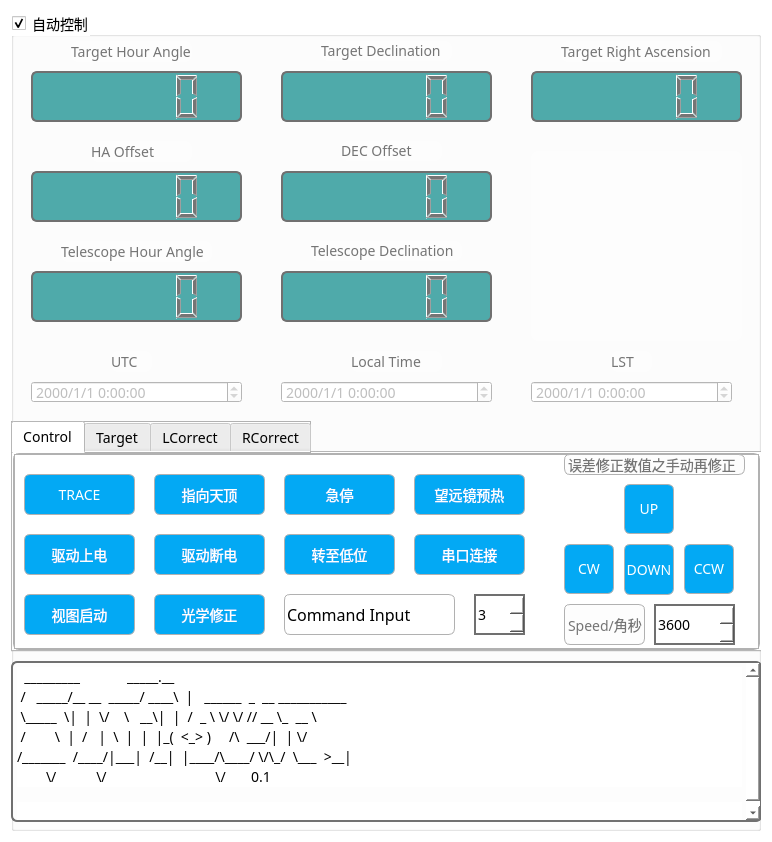
<?xml version="1.0" encoding="UTF-8"?>
<ui version="4.0">
 <class>Form</class>
 <widget class="QWidget" name="Form">
  <property name="geometry">
   <rect>
    <x>0</x>
    <y>0</y>
    <width>768</width>
    <height>838</height>
   </rect>
  </property>
  <property name="sizePolicy">
   <sizepolicy hsizetype="Fixed" vsizetype="Fixed">
    <horstretch>0</horstretch>
    <verstretch>0</verstretch>
   </sizepolicy>
  </property>
  <property name="windowTitle">
   <string>Form</string>
  </property>
  <property name="styleSheet">
   <string notr="true">*{
font-size:14px;
font-family:sans-serif;
background-color: rgb(255, 255, 255);
}
QFrame{
background:#fdfdfd;
border-radius:6px;
color:#757575;
}
/*为输入框设置样式*/
QLineEdit{
border-radius:6px;
color:#rgb(0, 0, 0);
font-size:16px;
}
QLCDNumber{
border: 2px solid #707070;
background-color: rgb(79, 170, 170);
}
/*按钮普通态*/
QPushButton
{
    /*背景颜色*/  
    background-color:rgb(3, 169, 244);
    /*边框圆角半径为6像素*/ 
    border-radius:6px;
	color:#fff;
}

/*按钮停留态*/
QPushButton:hover
{
    /*背景颜色*/  
    background-color:rgb(44 , 137 , 255);
}

/*按钮按下态*/
QPushButton:pressed
{
    /*背景颜色*/  
    background-color:rgb(14 , 135 , 228);
    /*左内边距为3像素，让按下时字向右移动3像素*/  
    padding-left:3px;
    /*上内边距为3像素，让按下时字向下移动3像素*/  
    padding-top:3px;
}</string>
  </property>
  <layout class="QGridLayout" name="gridLayout">
   <item row="0" column="0">
    <widget class="QGroupBox" name="groupBox">
     <property name="sizePolicy">
      <sizepolicy hsizetype="Fixed" vsizetype="Fixed">
       <horstretch>0</horstretch>
       <verstretch>0</verstretch>
      </sizepolicy>
     </property>
     <property name="minimumSize">
      <size>
       <width>750</width>
       <height>820</height>
      </size>
     </property>
     <property name="baseSize">
      <size>
       <width>0</width>
       <height>0</height>
      </size>
     </property>
     <property name="accessibleName">
      <string>UCAS 4.5M Telescope</string>
     </property>
     <property name="styleSheet">
      <string notr="true"/>
     </property>
     <property name="title">
      <string>自动控制</string>
     </property>
     <property name="checkable">
      <bool>true</bool>
     </property>
     <widget class="QLabel" name="telescopeHALabel">
      <property name="geometry">
       <rect>
        <x>50</x>
        <y>230</y>
        <width>151</width>
        <height>21</height>
       </rect>
      </property>
      <property name="text">
       <string>Telescope Hour Angle</string>
      </property>
     </widget>
     <widget class="QLabel" name="telescopeDecLabel">
      <property name="geometry">
       <rect>
        <x>300</x>
        <y>230</y>
        <width>151</width>
        <height>20</height>
       </rect>
      </property>
      <property name="text">
       <string>Telescope Declination</string>
      </property>
     </widget>
     <widget class="QLCDNumber" name="telescopeHALcdNumber">
      <property name="geometry">
       <rect>
        <x>20</x>
        <y>260</y>
        <width>211</width>
        <height>51</height>
       </rect>
      </property>
     </widget>
     <widget class="QLCDNumber" name="telescopeDecLcdNumber">
      <property name="geometry">
       <rect>
        <x>270</x>
        <y>260</y>
        <width>211</width>
        <height>51</height>
       </rect>
      </property>
     </widget>
     <widget class="QLCDNumber" name="raLcdNumber">
      <property name="geometry">
       <rect>
        <x>520</x>
        <y>60</y>
        <width>211</width>
        <height>51</height>
       </rect>
      </property>
     </widget>
     <widget class="QLabel" name="raLabel">
      <property name="geometry">
       <rect>
        <x>550</x>
        <y>30</y>
        <width>161</width>
        <height>21</height>
       </rect>
      </property>
      <property name="text">
       <string>Target Right Ascension</string>
      </property>
     </widget>
     <widget class="QTabWidget" name="moduleTabWidget">
      <property name="geometry">
       <rect>
        <x>0</x>
        <y>410</y>
        <width>751</width>
        <height>231</height>
       </rect>
      </property>
      <property name="sizePolicy">
       <sizepolicy hsizetype="Fixed" vsizetype="Expanding">
        <horstretch>0</horstretch>
        <verstretch>1</verstretch>
       </sizepolicy>
      </property>
      <property name="accessibleName">
       <string/>
      </property>
      <property name="styleSheet">
       <string notr="true">border: 1px solid #b1b1b1;
</string>
      </property>
      <property name="currentIndex">
       <number>0</number>
      </property>
      <widget class="QWidget" name="controlModuleTabWidget">
       <attribute name="title">
        <string>Control</string>
       </attribute>
       <widget class="QPushButton" name="resetButton">
        <property name="geometry">
         <rect>
          <x>140</x>
          <y>20</y>
          <width>111</width>
          <height>41</height>
         </rect>
        </property>
        <property name="text">
         <string>指向天顶</string>
        </property>
        <property name="shortcut">
         <string>I</string>
        </property>
       </widget>
       <widget class="QPushButton" name="traceButton">
        <property name="geometry">
         <rect>
          <x>10</x>
          <y>20</y>
          <width>111</width>
          <height>41</height>
         </rect>
        </property>
        <property name="text">
         <string>TRACE</string>
        </property>
        <property name="shortcut">
         <string>U</string>
        </property>
       </widget>
       <widget class="QPushButton" name="stopButton">
        <property name="geometry">
         <rect>
          <x>270</x>
          <y>20</y>
          <width>111</width>
          <height>41</height>
         </rect>
        </property>
        <property name="text">
         <string>急停</string>
        </property>
        <property name="shortcut">
         <string>O</string>
        </property>
       </widget>
       <widget class="QPushButton" name="powerButton">
        <property name="geometry">
         <rect>
          <x>10</x>
          <y>80</y>
          <width>111</width>
          <height>41</height>
         </rect>
        </property>
        <property name="text">
         <string>驱动上电</string>
        </property>
       </widget>
       <widget class="QPushButton" name="comButton">
        <property name="geometry">
         <rect>
          <x>400</x>
          <y>80</y>
          <width>111</width>
          <height>41</height>
         </rect>
        </property>
        <property name="text">
         <string>串口连接</string>
        </property>
       </widget>
       <widget class="QSpinBox" name="comNumberSpinBox">
        <property name="geometry">
         <rect>
          <x>460</x>
          <y>140</y>
          <width>51</width>
          <height>41</height>
         </rect>
        </property>
        <property name="styleSheet">
         <string notr="true">
border: 2px solid #707070;</string>
        </property>
        <property name="minimum">
         <number>1</number>
        </property>
        <property name="maximum">
         <number>20</number>
        </property>
        <property name="value">
         <number>3</number>
        </property>
       </widget>
       <widget class="QPushButton" name="dropPowerButton">
        <property name="geometry">
         <rect>
          <x>140</x>
          <y>80</y>
          <width>111</width>
          <height>41</height>
         </rect>
        </property>
        <property name="text">
         <string>驱动断电</string>
        </property>
       </widget>
       <widget class="QLabel" name="speedDescribeLabel">
        <property name="geometry">
         <rect>
          <x>550</x>
          <y>0</y>
          <width>181</width>
          <height>21</height>
         </rect>
        </property>
        <property name="styleSheet">
         <string notr="true"/>
        </property>
        <property name="text">
         <string>误差修正数值之手动再修正</string>
        </property>
       </widget>
       <widget class="QPushButton" name="upButton">
        <property name="geometry">
         <rect>
          <x>610</x>
          <y>30</y>
          <width>50</width>
          <height>50</height>
         </rect>
        </property>
        <property name="text">
         <string>UP</string>
        </property>
        <property name="shortcut">
         <string>W</string>
        </property>
       </widget>
       <widget class="QPushButton" name="cwButton">
        <property name="geometry">
         <rect>
          <x>550</x>
          <y>90</y>
          <width>50</width>
          <height>50</height>
         </rect>
        </property>
        <property name="text">
         <string>CW</string>
        </property>
        <property name="shortcut">
         <string>A</string>
        </property>
       </widget>
       <widget class="QLabel" name="speedLabel">
        <property name="geometry">
         <rect>
          <x>550</x>
          <y>150</y>
          <width>81</width>
          <height>41</height>
         </rect>
        </property>
        <property name="styleSheet">
         <string notr="true"/>
        </property>
        <property name="text">
         <string>Speed/角秒</string>
        </property>
       </widget>
       <widget class="QPushButton" name="ccwButton">
        <property name="geometry">
         <rect>
          <x>670</x>
          <y>90</y>
          <width>50</width>
          <height>50</height>
         </rect>
        </property>
        <property name="text">
         <string>CCW</string>
        </property>
        <property name="shortcut">
         <string>D</string>
        </property>
       </widget>
       <widget class="QSpinBox" name="speedSpinBox">
        <property name="geometry">
         <rect>
          <x>640</x>
          <y>150</y>
          <width>81</width>
          <height>41</height>
         </rect>
        </property>
        <property name="styleSheet">
         <string notr="true">border: 2px solid #707070;</string>
        </property>
        <property name="minimum">
         <number>1</number>
        </property>
        <property name="maximum">
         <number>3600</number>
        </property>
        <property name="value">
         <number>3600</number>
        </property>
       </widget>
       <widget class="QPushButton" name="downButton">
        <property name="geometry">
         <rect>
          <x>610</x>
          <y>90</y>
          <width>50</width>
          <height>51</height>
         </rect>
        </property>
        <property name="text">
         <string>DOWN</string>
        </property>
        <property name="shortcut">
         <string>S</string>
        </property>
       </widget>
       <widget class="QPushButton" name="initButton">
        <property name="geometry">
         <rect>
          <x>400</x>
          <y>20</y>
          <width>111</width>
          <height>41</height>
         </rect>
        </property>
        <property name="text">
         <string>望远镜预热</string>
        </property>
        <property name="shortcut">
         <string>O</string>
        </property>
       </widget>
       <widget class="QPushButton" name="lowLocationButton">
        <property name="geometry">
         <rect>
          <x>270</x>
          <y>80</y>
          <width>111</width>
          <height>41</height>
         </rect>
        </property>
        <property name="text">
         <string>转至低位</string>
        </property>
        <property name="shortcut">
         <string>O</string>
        </property>
       </widget>
       <widget class="QLineEdit" name="rpc_edit">
        <property name="geometry">
         <rect>
          <x>270</x>
          <y>140</y>
          <width>171</width>
          <height>41</height>
         </rect>
        </property>
        <property name="text">
         <string>Command Input</string>
        </property>
       </widget>
       <widget class="QPushButton" name="viewButton">
        <property name="geometry">
         <rect>
          <x>10</x>
          <y>140</y>
          <width>111</width>
          <height>41</height>
         </rect>
        </property>
        <property name="text">
         <string>视图启动</string>
        </property>
       </widget>
       <widget class="QPushButton" name="lightCorrectButton">
        <property name="geometry">
         <rect>
          <x>140</x>
          <y>140</y>
          <width>111</width>
          <height>41</height>
         </rect>
        </property>
        <property name="text">
         <string>光学修正</string>
        </property>
       </widget>
      </widget>
      <widget class="QWidget" name="starmapModuleTabWidget">
       <attribute name="title">
        <string>Target</string>
       </attribute>
       <widget class="QPushButton" name="addTargetButton">
        <property name="geometry">
         <rect>
          <x>20</x>
          <y>20</y>
          <width>131</width>
          <height>41</height>
         </rect>
        </property>
        <property name="text">
         <string>ADD Target</string>
        </property>
       </widget>
       <widget class="QLineEdit" name="raLineEdit">
        <property name="geometry">
         <rect>
          <x>170</x>
          <y>20</y>
          <width>131</width>
          <height>41</height>
         </rect>
        </property>
        <property name="sizePolicy">
         <sizepolicy hsizetype="Fixed" vsizetype="Fixed">
          <horstretch>0</horstretch>
          <verstretch>0</verstretch>
         </sizepolicy>
        </property>
        <property name="font">
         <font>
          <family>sans-serif</family>
          <pointsize>-1</pointsize>
         </font>
        </property>
        <property name="text">
         <string/>
        </property>
        <property name="placeholderText">
         <string>Right Ascension</string>
        </property>
       </widget>
       <widget class="QLineEdit" name="nameLineEdit">
        <property name="geometry">
         <rect>
          <x>170</x>
          <y>140</y>
          <width>131</width>
          <height>41</height>
         </rect>
        </property>
        <property name="sizePolicy">
         <sizepolicy hsizetype="Fixed" vsizetype="Fixed">
          <horstretch>0</horstretch>
          <verstretch>0</verstretch>
         </sizepolicy>
        </property>
        <property name="text">
         <string/>
        </property>
        <property name="placeholderText">
         <string>target name</string>
        </property>
       </widget>
       <widget class="QLineEdit" name="DecLineEdit">
        <property name="geometry">
         <rect>
          <x>170</x>
          <y>80</y>
          <width>131</width>
          <height>41</height>
         </rect>
        </property>
        <property name="sizePolicy">
         <sizepolicy hsizetype="Fixed" vsizetype="Fixed">
          <horstretch>0</horstretch>
          <verstretch>0</verstretch>
         </sizepolicy>
        </property>
        <property name="text">
         <string/>
        </property>
        <property name="placeholderText">
         <string>Declination</string>
        </property>
       </widget>
       <widget class="QListView" name="targetsListView">
        <property name="geometry">
         <rect>
          <x>320</x>
          <y>10</y>
          <width>411</width>
          <height>181</height>
         </rect>
        </property>
       </widget>
       <widget class="QPushButton" name="delTargetButton">
        <property name="geometry">
         <rect>
          <x>20</x>
          <y>80</y>
          <width>131</width>
          <height>41</height>
         </rect>
        </property>
        <property name="text">
         <string>DEL Target</string>
        </property>
       </widget>
       <widget class="QPushButton" name="changeTargetButton">
        <property name="geometry">
         <rect>
          <x>20</x>
          <y>140</y>
          <width>131</width>
          <height>41</height>
         </rect>
        </property>
        <property name="text">
         <string>Change Target</string>
        </property>
       </widget>
      </widget>
      <widget class="QWidget" name="LCorrectModuleTabWidget">
       <attribute name="title">
        <string>LCorrect</string>
       </attribute>
      </widget>
      <widget class="QWidget" name="RCorrectModuleTabWidget">
       <attribute name="title">
        <string>RCorrect</string>
       </attribute>
      </widget>
     </widget>
     <widget class="QLabel" name="decOffsetLabel">
      <property name="geometry">
       <rect>
        <x>330</x>
        <y>130</y>
        <width>101</width>
        <height>20</height>
       </rect>
      </property>
      <property name="text">
       <string>DEC Offset</string>
      </property>
     </widget>
     <widget class="QLCDNumber" name="haOffsetLcdNumber">
      <property name="geometry">
       <rect>
        <x>20</x>
        <y>160</y>
        <width>211</width>
        <height>51</height>
       </rect>
      </property>
     </widget>
     <widget class="QLabel" name="haOffsetLabel">
      <property name="geometry">
       <rect>
        <x>80</x>
        <y>130</y>
        <width>101</width>
        <height>21</height>
       </rect>
      </property>
      <property name="text">
       <string>HA Offset</string>
      </property>
     </widget>
     <widget class="QLCDNumber" name="decOffsetLcdNumber">
      <property name="geometry">
       <rect>
        <x>270</x>
        <y>160</y>
        <width>211</width>
        <height>51</height>
       </rect>
      </property>
     </widget>
     <widget class="QLabel" name="utcLabel">
      <property name="geometry">
       <rect>
        <x>100</x>
        <y>340</y>
        <width>41</width>
        <height>21</height>
       </rect>
      </property>
      <property name="text">
       <string>UTC</string>
      </property>
     </widget>
     <widget class="QLCDNumber" name="haLcdNumber">
      <property name="geometry">
       <rect>
        <x>20</x>
        <y>60</y>
        <width>211</width>
        <height>51</height>
       </rect>
      </property>
     </widget>
     <widget class="QLabel" name="decLabel">
      <property name="geometry">
       <rect>
        <x>310</x>
        <y>30</y>
        <width>131</width>
        <height>20</height>
       </rect>
      </property>
      <property name="text">
       <string>Target Declination</string>
      </property>
     </widget>
     <widget class="QLabel" name="haLabel">
      <property name="geometry">
       <rect>
        <x>60</x>
        <y>30</y>
        <width>121</width>
        <height>21</height>
       </rect>
      </property>
      <property name="text">
       <string>Target Hour Angle</string>
      </property>
     </widget>
     <widget class="QLCDNumber" name="decLcdNumber">
      <property name="geometry">
       <rect>
        <x>270</x>
        <y>60</y>
        <width>211</width>
        <height>51</height>
       </rect>
      </property>
     </widget>
     <widget class="QDateTimeEdit" name="utcDateTimeEdit">
      <property name="enabled">
       <bool>false</bool>
      </property>
      <property name="geometry">
       <rect>
        <x>20</x>
        <y>370</y>
        <width>211</width>
        <height>22</height>
       </rect>
      </property>
      <property name="displayFormat">
       <string>yyyy/M/d H:mm:ss</string>
      </property>
      <property name="timeSpec">
       <enum>Qt::UTC</enum>
      </property>
     </widget>
     <widget class="QDateTimeEdit" name="localtimeDateTimeEdit">
      <property name="enabled">
       <bool>false</bool>
      </property>
      <property name="geometry">
       <rect>
        <x>270</x>
        <y>370</y>
        <width>211</width>
        <height>22</height>
       </rect>
      </property>
      <property name="currentSection">
       <enum>QDateTimeEdit::YearSection</enum>
      </property>
      <property name="displayFormat">
       <string>yyyy/M/d H:mm:ss</string>
      </property>
     </widget>
     <widget class="QLabel" name="localtimeLabel">
      <property name="geometry">
       <rect>
        <x>340</x>
        <y>340</y>
        <width>91</width>
        <height>21</height>
       </rect>
      </property>
      <property name="text">
       <string>Local Time</string>
      </property>
     </widget>
     <widget class="QDateTimeEdit" name="lstDateTimeEdit">
      <property name="enabled">
       <bool>false</bool>
      </property>
      <property name="geometry">
       <rect>
        <x>520</x>
        <y>370</y>
        <width>201</width>
        <height>22</height>
       </rect>
      </property>
      <property name="keyboardTracking">
       <bool>true</bool>
      </property>
      <property name="displayFormat">
       <string>yyyy/M/d H:mm:ss</string>
      </property>
     </widget>
     <widget class="QLabel" name="lstLabel">
      <property name="geometry">
       <rect>
        <x>600</x>
        <y>340</y>
        <width>41</width>
        <height>21</height>
       </rect>
      </property>
      <property name="text">
       <string>LST</string>
      </property>
     </widget>
     <widget class="QTextBrowser" name="statusTextBrowser">
      <property name="enabled">
       <bool>true</bool>
      </property>
      <property name="geometry">
       <rect>
        <x>0</x>
        <y>650</y>
        <width>751</width>
        <height>161</height>
       </rect>
      </property>
      <property name="sizePolicy">
       <sizepolicy hsizetype="Expanding" vsizetype="Expanding">
        <horstretch>0</horstretch>
        <verstretch>0</verstretch>
       </sizepolicy>
      </property>
      <property name="font">
       <font>
        <family>sans-serif</family>
        <pointsize>-1</pointsize>
       </font>
      </property>
      <property name="cursor" stdset="0">
       <cursorShape>IBeamCursor</cursorShape>
      </property>
      <property name="mouseTracking">
       <bool>false</bool>
      </property>
      <property name="layoutDirection">
       <enum>Qt::LeftToRight</enum>
      </property>
      <property name="autoFillBackground">
       <bool>false</bool>
      </property>
      <property name="styleSheet">
       <string notr="true">border: 2px solid #707070;</string>
      </property>
      <property name="inputMethodHints">
       <set>Qt::ImhMultiLine</set>
      </property>
      <property name="verticalScrollBarPolicy">
       <enum>Qt::ScrollBarAsNeeded</enum>
      </property>
      <property name="horizontalScrollBarPolicy">
       <enum>Qt::ScrollBarAsNeeded</enum>
      </property>
      <property name="sizeAdjustPolicy">
       <enum>QAbstractScrollArea::AdjustIgnored</enum>
      </property>
      <property name="lineWrapMode">
       <enum>QTextEdit::WidgetWidth</enum>
      </property>
      <property name="html">
       <string>&lt;!DOCTYPE HTML PUBLIC &quot;-//W3C//DTD HTML 4.0//EN&quot; &quot;http://www.w3.org/TR/REC-html40/strict.dtd&quot;&gt;
&lt;html&gt;&lt;head&gt;&lt;meta name=&quot;qrichtext&quot; content=&quot;1&quot; /&gt;&lt;style type=&quot;text/css&quot;&gt;
p, li { white-space: pre-wrap; }
&lt;/style&gt;&lt;/head&gt;&lt;body style=&quot; font-family:'sans-serif'; font-size:14px; font-weight:400; font-style:normal;&quot;&gt;
&lt;p style=&quot; margin-top:15px; margin-bottom:0px; margin-left:0px; margin-right:0px; -qt-block-indent:0; text-indent:0px; background-color:#ffffff;&quot;&gt;&lt;a name=&quot;taag_output_text&quot;&gt;&lt;/a&gt;&lt;span style=&quot; font-family:'monospace'; font-size:14px; color:#000000; background-color:#ffffff;&quot;&gt; &lt;/span&gt;&lt;span style=&quot; font-family:'monospace'; font-size:14px; color:#000000; background-color:#ffffff;&quot;&gt; _________             _____.__                              &lt;/span&gt;&lt;/p&gt;
&lt;p style=&quot; margin-top:0px; margin-bottom:0px; margin-left:0px; margin-right:0px; -qt-block-indent:0; text-indent:0px; background-color:#ffffff;&quot;&gt;&lt;span style=&quot; font-family:'monospace'; font-size:14px; color:#000000; background-color:#ffffff;&quot;&gt; /   _____/__ __  _____/ ____\  |   ______  _  __ ___________ &lt;/span&gt;&lt;/p&gt;
&lt;p style=&quot; margin-top:0px; margin-bottom:0px; margin-left:0px; margin-right:0px; -qt-block-indent:0; text-indent:0px; background-color:#ffffff;&quot;&gt;&lt;span style=&quot; font-family:'monospace'; font-size:14px; color:#000000; background-color:#ffffff;&quot;&gt; \_____  \|  |  \/    \   __\|  |  /  _ \ \/ \/ // __ \_  __ \&lt;/span&gt;&lt;/p&gt;
&lt;p style=&quot; margin-top:0px; margin-bottom:0px; margin-left:0px; margin-right:0px; -qt-block-indent:0; text-indent:0px; background-color:#ffffff;&quot;&gt;&lt;span style=&quot; font-family:'monospace'; font-size:14px; color:#000000; background-color:#ffffff;&quot;&gt; /        \  |  /   |  \  |  |  |_(  &amp;lt;_&amp;gt; )     /\  ___/|  | \/&lt;/span&gt;&lt;/p&gt;
&lt;p style=&quot; margin-top:0px; margin-bottom:0px; margin-left:0px; margin-right:0px; -qt-block-indent:0; text-indent:0px; background-color:#ffffff;&quot;&gt;&lt;span style=&quot; font-family:'monospace'; font-size:14px; color:#000000; background-color:#ffffff;&quot;&gt;/_______  /____/|___|  /__|  |____/\____/ \/\_/  \___  &amp;gt;__|   &lt;/span&gt;&lt;/p&gt;
&lt;p style=&quot; margin-top:0px; margin-bottom:15px; margin-left:0px; margin-right:0px; -qt-block-indent:0; text-indent:0px; background-color:#ffffff;&quot;&gt;&lt;span style=&quot; font-family:'monospace'; font-size:14px; color:#000000; background-color:#ffffff;&quot;&gt;        \/           \/                              \/       0.1&lt;/span&gt;&lt;/p&gt;
&lt;p style=&quot;-qt-paragraph-type:empty; margin-top:0px; margin-bottom:15px; margin-left:0px; margin-right:0px; -qt-block-indent:0; text-indent:0px; font-family:'monospace'; color:#000000; background-color:#ffffff;&quot;&gt;&lt;br /&gt;&lt;/p&gt;&lt;/body&gt;&lt;/html&gt;</string>
      </property>
      <property name="overwriteMode">
       <bool>false</bool>
      </property>
     </widget>
     <widget class="QLabel" name="graphicsView">
      <property name="geometry">
       <rect>
        <x>520</x>
        <y>140</y>
        <width>211</width>
        <height>190</height>
       </rect>
      </property>
      <property name="text">
       <string/>
      </property>
     </widget>
    </widget>
   </item>
  </layout>
 </widget>
 <resources/>
 <connections/>
</ui>
